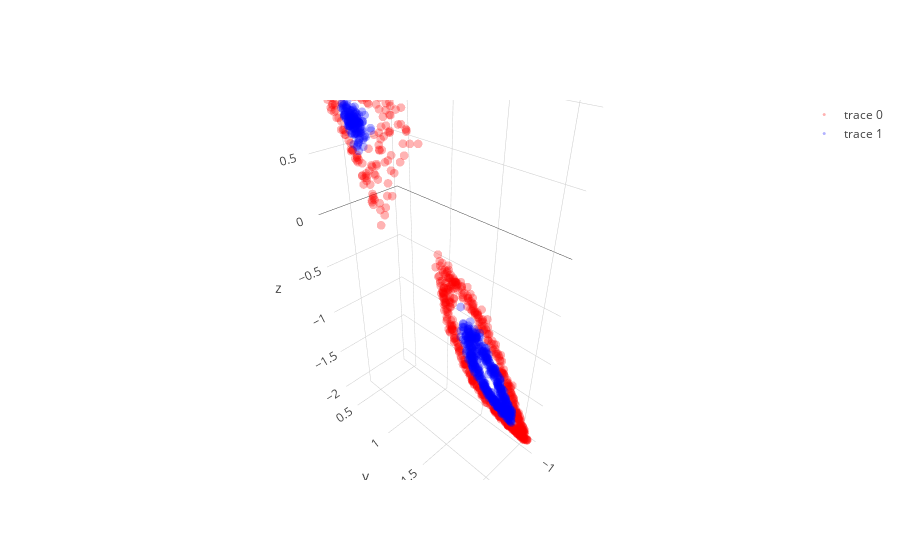
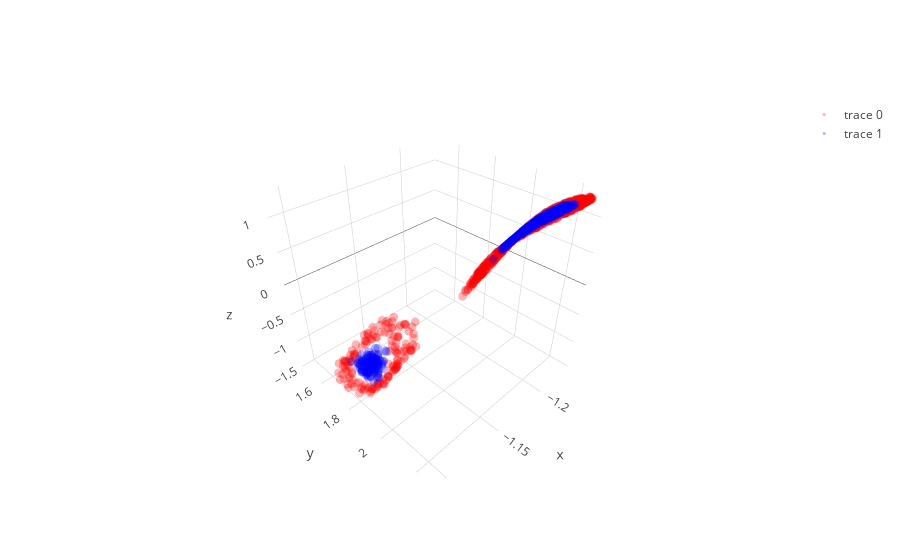
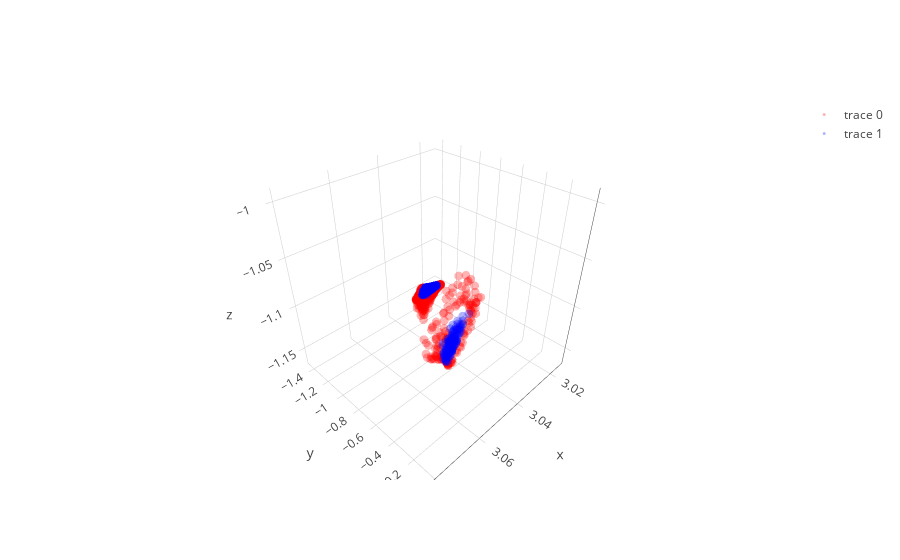

Notebook code for these charts, in order:
### Code cell
layer1,layer1_var = l1.feed_non(X)
layer2,layer2_var = l2.feed_non(layer1)
layer3,layer3_var = l3.feed_non(layer2)
layer4,layer4_var = l4.feed_linear(layer3)

show_3D(layer1)  
show_3D(layer2)    
show_3D(layer3)   

plt.figure(figsize=(8,6))
plt.scatter(layer4[y==0, 0], np.zeros((len(layer4)//2,1)), color='red',  alpha=0.1)
plt.scatter(layer4[y==1, 0], np.zeros((len(layer4)//2,1)), color='blue', alpha=0.1)
plt.show()

### Figure 1 — Plotly figure (JSON) as saved in the notebook; plotly's stock layout.template omitted (floating-point values rounded to 4 significant figures; data arrays with more than 128 entries replaced by an {"elided": "..."} marker saying what was removed)
{"data": [{"line": {"color": "red", "width": 0.5}, "marker": {"opacity": 0.3, "size": 3}, "mode": "markers", "type": "scatter3d", "uid": "32da2d0a-6406-464b-ab20-70be359d2e72", "x": {"elided": "650 float values"}, "y": {"elided": "650 float values"}, "z": {"elided": "650 float values"}}, {"line": {"color": "blue", "width": 0.5}, "marker": {"opacity": 0.3, "size": 3}, "mode": "markers", "type": "scatter3d", "uid": "428cffc9-c7f3-486f-a405-d46d013bcbf8", "x": {"elided": "650 float values"}, "y": {"elided": "650 float values"}, "z": {"elided": "650 float values"}}], "layout": {}}

### Figure 2 — Plotly figure (JSON) as saved in the notebook; plotly's stock layout.template omitted (floating-point values rounded to 4 significant figures; data arrays with more than 128 entries replaced by an {"elided": "..."} marker saying what was removed)
{"data": [{"line": {"color": "red", "width": 0.5}, "marker": {"opacity": 0.3, "size": 3}, "mode": "markers", "type": "scatter3d", "uid": "37e57d84-d6b0-4d0b-a8c2-ffd65fe7a022", "x": {"elided": "650 float values"}, "y": {"elided": "650 float values"}, "z": {"elided": "650 float values"}}, {"line": {"color": "blue", "width": 0.5}, "marker": {"opacity": 0.3, "size": 3}, "mode": "markers", "type": "scatter3d", "uid": "50702f28-fbe3-4600-9e64-0674615d6896", "x": {"elided": "650 float values"}, "y": {"elided": "650 float values"}, "z": {"elided": "650 float values"}}], "layout": {}}

### Figure 3 — Plotly figure (JSON) as saved in the notebook; plotly's stock layout.template omitted (floating-point values rounded to 4 significant figures; data arrays with more than 128 entries replaced by an {"elided": "..."} marker saying what was removed)
{"data": [{"line": {"color": "red", "width": 0.5}, "marker": {"opacity": 0.3, "size": 3}, "mode": "markers", "type": "scatter3d", "uid": "390e04f2-1aa6-4fa1-a261-e78ce069fd99", "x": {"elided": "650 float values"}, "y": {"elided": "650 float values"}, "z": {"elided": "650 float values"}}, {"line": {"color": "blue", "width": 0.5}, "marker": {"opacity": 0.3, "size": 3}, "mode": "markers", "type": "scatter3d", "uid": "fad9d8be-52e6-46e0-b311-6c6c4c603e60", "x": {"elided": "650 float values"}, "y": {"elided": "650 float values"}, "z": {"elided": "650 float values"}}], "layout": {}}
